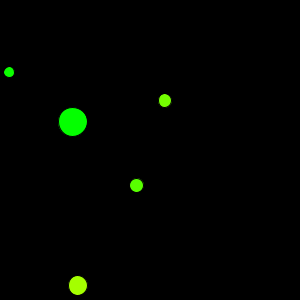
Frame 1 (no input)
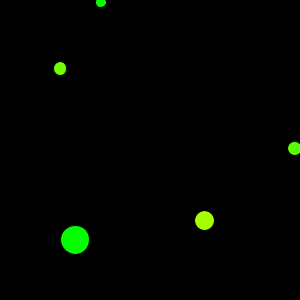
Frame 60 (the mouse pressed at the canvas centre just before this capture)
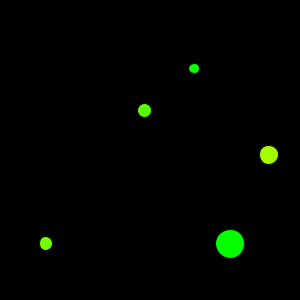
Frame 120 (the mouse held since frame 60 and released just before this capture)

The Processing sketch that drew these frames (run headless with seeded random() and noise(); from frame 60 on, the mouse is pressed at the canvas centre):

// Processing sketch: ex14_07
// ── ex14_07.pde
// 본문 코드: 원 다섯 개 상하좌우 반사 (객체 배열)

Circle[] c = new Circle[5];

void setup() {
  size(300, 300);
  for (int i = 0; i < c.length; i++) { 
    c[i] = new Circle(random(255), random(width), random(height), random(10, 50), random(-3, 3), random(-3, 3));
  }
}

void draw() {
  background(0);
  for (int i = 0; i < c.length; i++) { 
    c[i].display();
    c[i].move();
  }
}

// 클래스 코드

class Circle {
  float c, x, y, d, velocity_x, velocity_y;

  Circle(float c, float x, float y, float d, float velocity_x, float velocity_y) {
    this.c = c;
    this.x = x;
    this.y = y;
    this.d = d;
    this.velocity_x = velocity_x;
    this.velocity_y = velocity_y;
  }

  void display() {
    fill(c, 255, 0);
    ellipse(x, y, d, d);
  }

  void move() {
    x += velocity_x;
    y += velocity_y;
    if (x < 0 || x > width) {
      velocity_x *= -1;
    }
    if (y < 0 || y > height) {
      velocity_y *= -1;
    }
  }
}
